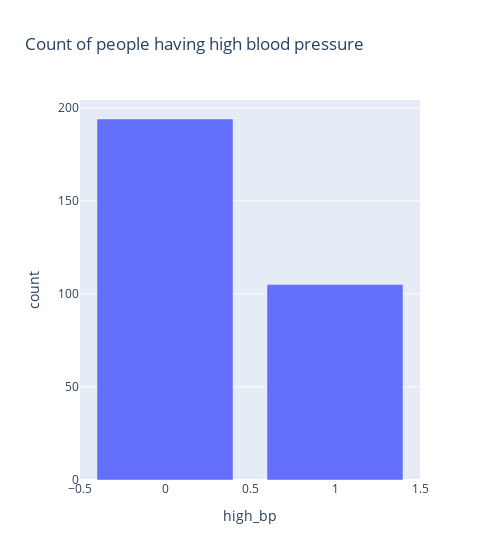

Notebook source saved alongside this figure:
### Code cell
fig = px.bar(ds, x='high_bp', y='count', title="Count of people having high blood pressure", width=500)
fig.show()

### Figure 1 — Plotly figure (JSON) as saved in the notebook; plotly's stock layout.template omitted (floating-point values rounded to 4 significant figures)
{"data": [{"alignmentgroup": "True", "hovertemplate": "high_bp=%{x}<br>count=%{y}<extra></extra>", "legendgroup": "", "marker": {"color": "#636efa"}, "name": "", "offsetgroup": "", "orientation": "v", "showlegend": false, "textposition": "auto", "type": "bar", "x": [0, 1], "xaxis": "x", "y": [194, 105], "yaxis": "y"}], "layout": {"barmode": "relative", "legend": {"tracegroupgap": 0}, "title": {"text": "Count of people having high blood pressure"}, "width": 500, "xaxis": {"anchor": "y", "domain": [0, 1], "title": {"text": "high_bp"}}, "yaxis": {"anchor": "x", "domain": [0, 1], "title": {"text": "count"}}}}
